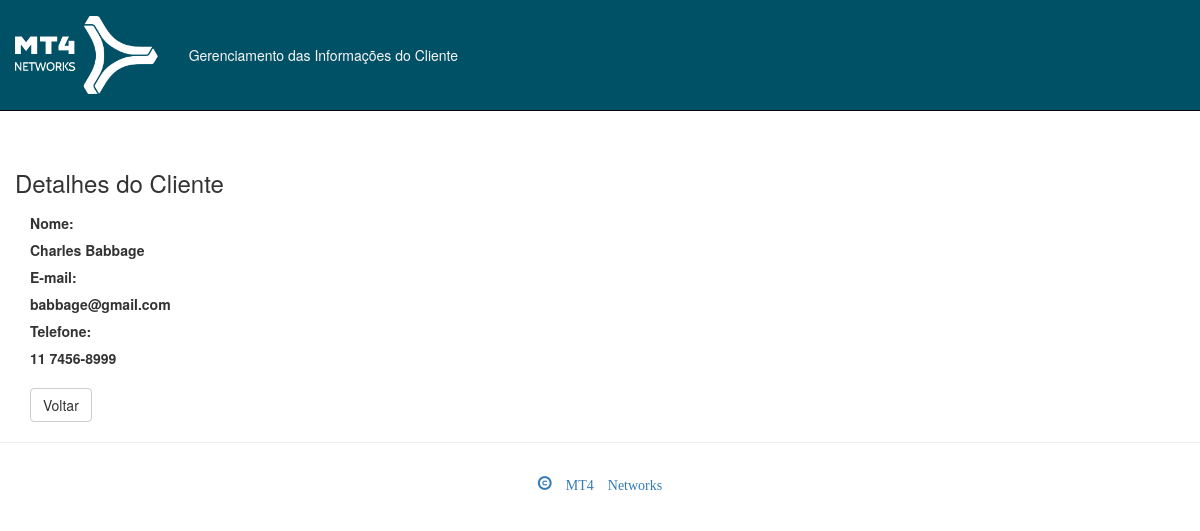
Screenshot of /read.php?id=3 with the database file from the repository.
### tables this page shows
CREATE TABLE `customers` (
  `id` int(11) NOT NULL AUTO_INCREMENT,
  `name` varchar(100) NOT NULL,
  `email` varchar(100) NOT NULL,
  `mobile` varchar(100) NOT NULL,
  PRIMARY KEY (`id`)
);

### read.php (the view, shortened to what this page needs)
<?php
    $id = null;
    if ( !empty($_GET['id'])) {
        $id = $_REQUEST['id'];
    }
    if ( null==$id ) {
        header("Location: index.php");
    } else {
        $pdo = Database::connect();
        $pdo->setAttribute(PDO::ATTR_ERRMODE, PDO::ERRMODE_EXCEPTION);
        $sql = "SELECT * FROM customers where id = ?";
        $q = $pdo->prepare($sql);
        $q->execute(array($id));
        $data = $q->fetch(PDO::FETCH_ASSOC);
    }
?>
<!DOCTYPE html>
<html lang="en">
<head>
    <link   href="css/bootstrap.min.css" rel="stylesheet">
</head>
  <body>
    <nav class="navbar navbar-inverse navbar-fixed-top" role="navigation">
            <div class="navbar-header">
                <ul class="nav navbar-nav">
                    <li>
                       <a class="brand" href="#"><img src="img/logo-mt4networks3.png" /></a>
                    </li>
                    <li style="margin-top:30px;">
                       <a href="#">Gerenciamento das Informações do Cliente</a>
                    </li>
                </ul>
            </div>
    </nav>
   <div class="container">
                <div class="span10 offset1">
                    <div class="row">
                        <h3>Detalhes do Cliente</h3>
                    </div>
                    <div class="form-horizontal" >
                      <div class="control-group">
                        <label class="control-label">Nome:</label>
                        <div class="controls">
                            <label class="checkbox">
                                <?php echo $data['name'];?>
                            </label>
                        </div>
                      </div>
                      <div class="control-group">
                        <label class="control-label">E-mail:</label>
                        <div class="controls">
                            <label class="checkbox">
                                <?php echo $data['email'];?>
                            </label>
                        </div>
                      </div>
                      <div class="control-group">
                        <label class="control-label">Telefone:</label>
                        <div class="controls">
                            <label class="checkbox">
                                <?php echo $data['mobile'];?>
                            </label>
                        </div>
                      </div></br>
                        <div class="form-actions">
                          <a class="btn btn-default" href="index.php">Voltar</a>
                       </div>
                    </div>
                </div>
    </div>
    <hr>
    <footer>
       <div class="row">
         <div class="col-lg-12">
          <ul class="nav nav-pills nav-justified">
            <li></li>
            <li><a href="#"><i class="glyphicon glyphicon-copyright-mark"> MT4 Networks</i></a></li>
            <li></li>
           </ul>
          </div>
        </div>
    </footer>
  </body>
</html>

### read.php (style rules this page uses)
body { padding-top: 150px; overflow-x: hidden; }
img { display: block; max-width:80px; max-height:80px; width: auto; height: auto; }

### rows the page displays
customers: name "Charles Babbage", email "babbage@gmail.com", mobile "11 7456-8999"
